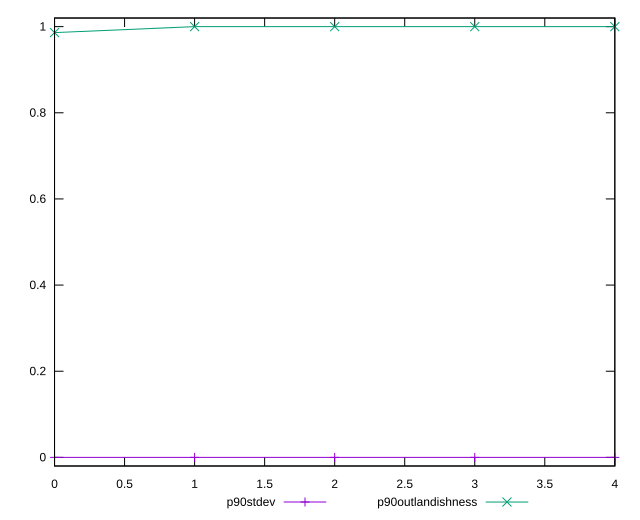

Source code (gnuplot):
reset

$p90Stdev <<EOF
0 0
1 0
2 0
3 0
4 0
EOF

$p90Outlandishness <<EOF
0 0.9861593364197532
1 1
2 1
3 1
4 1
EOF

set key outside below
set xrange [0:4]
set yrange [-0.02:1.02]
set trange [-0.02:1.02]
set terminal svg size 640, 520 enhanced background rgb 'white'
set output "report_00017_2021-02-10T15-08-03.406Z/dom-size/progression/stddev.svg"

plot $p90Stdev title "p90stdev" with linespoints, \
     $p90Outlandishness title "p90outlandishness" with linespoints

reset
